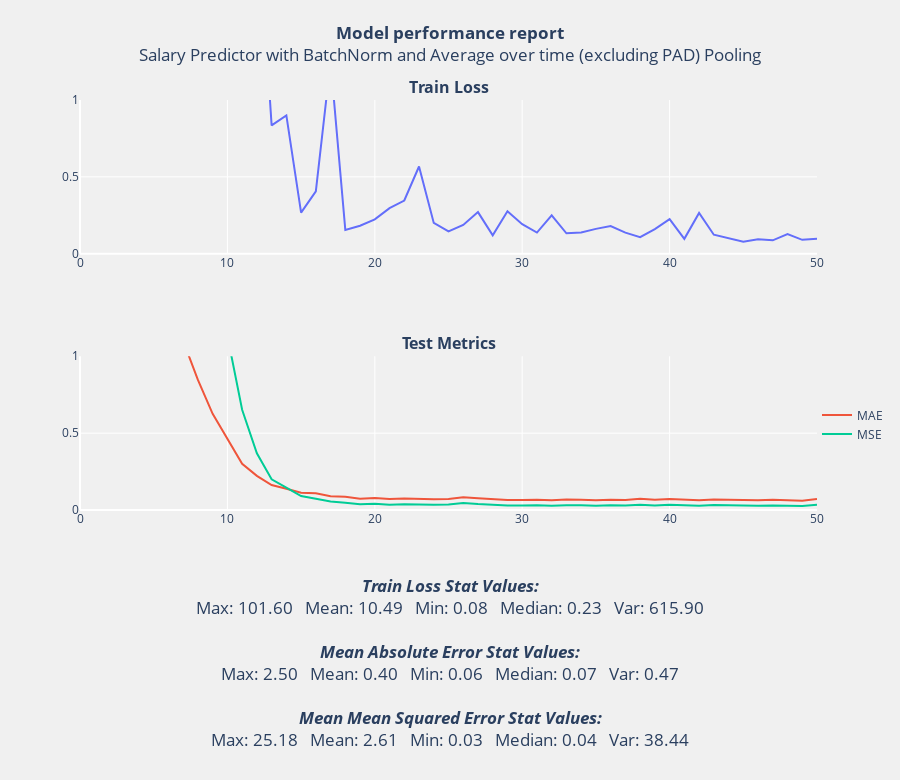

The cell this chart's notebook holds for it:
### Code cell
draw_loss_acc_plot('Salary Predictor with BatchNorm and Average over time (excluding PAD) Pooling', train_loss_6, list_mae_6, list_mse_6)

### Figure 1 — Plotly figure (JSON) as saved in the notebook; plotly's stock layout.template omitted (floating-point values rounded to 4 significant figures)
{"data": [{"mode": "lines", "name": "Train Loss", "showlegend": false, "type": "scatter", "x": [0, 1, 2, 3, 4, 5, 6, 7, 8, 9, 10, 11, 12, 13, 14, 15, 16, 17, 18, 19, 20, 21, 22, 23, 24, 25, 26, 27, 28, 29, 30, 31, 32, 33, 34, 35, 36, 37, 38, 39, 40, 41, 42, 43, 44, 45, 46, 47, 48, 49, 50], "xaxis": "x", "y": [101.6, 91.57, 81.96, 70.12, 56.77, 43.28, 30.69, 19.86, 12.39, 7.522, 4.057, 3.125, 2.306, 0.8345, 0.8999, 0.2672, 0.4053, 1.251, 0.1549, 0.1821, 0.2234, 0.2969, 0.3462, 0.5676, 0.2004, 0.1455, 0.1877, 0.2708, 0.1199, 0.2764, 0.1923, 0.1378, 0.2493, 0.1329, 0.1387, 0.1618, 0.1798, 0.1374, 0.1075, 0.1603, 0.2256, 0.09695, 0.2657, 0.1236, 0.1032, 0.07786, 0.09366, 0.08738, 0.1276, 0.09067, 0.09724], "yaxis": "y"}, {"mode": "lines", "name": "MAE", "type": "scatter", "x": [0, 1, 2, 3, 4, 5, 6, 7, 8, 9, 10, 11, 12, 13, 14, 15, 16, 17, 18, 19, 20, 21, 22, 23, 24, 25, 26, 27, 28, 29, 30, 31, 32, 33, 34, 35, 36, 37, 38, 39, 40, 41, 42, 43, 44, 45, 46, 47, 48, 49, 50], "xaxis": "x2", "y": [2.505, 2.388, 2.255, 2.096, 1.881, 1.619, 1.393, 1.1, 0.8462, 0.6257, 0.4668, 0.3007, 0.2219, 0.1622, 0.1384, 0.1122, 0.1088, 0.08894, 0.08588, 0.07388, 0.07784, 0.07126, 0.07543, 0.0722, 0.07026, 0.07174, 0.08248, 0.07625, 0.0693, 0.06455, 0.06572, 0.06728, 0.06273, 0.06844, 0.06619, 0.06341, 0.06731, 0.06514, 0.07311, 0.06588, 0.07148, 0.06538, 0.06405, 0.06894, 0.06626, 0.0651, 0.06279, 0.06591, 0.06166, 0.06091, 0.0723], "yaxis": "y2"}, {"mode": "lines", "name": "MSE", "type": "scatter", "x": [0, 1, 2, 3, 4, 5, 6, 7, 8, 9, 10, 11, 12, 13, 14, 15, 16, 17, 18, 19, 20, 21, 22, 23, 24, 25, 26, 27, 28, 29, 30, 31, 32, 33, 34, 35, 36, 37, 38, 39, 40, 41, 42, 43, 44, 45, 46, 47, 48, 49, 50], "xaxis": "x2", "y": [25.18, 22.87, 20.42, 17.65, 14.25, 10.65, 7.919, 5.08, 3.136, 1.914, 1.133, 0.6523, 0.3692, 0.1993, 0.1459, 0.09057, 0.07317, 0.05483, 0.04714, 0.03717, 0.04068, 0.03466, 0.03814, 0.03544, 0.03388, 0.03524, 0.04611, 0.03892, 0.03311, 0.02886, 0.0297, 0.03134, 0.02736, 0.03137, 0.03008, 0.02802, 0.03106, 0.02912, 0.03491, 0.02969, 0.03391, 0.02924, 0.02806, 0.03175, 0.02972, 0.02873, 0.02712, 0.02921, 0.02606, 0.02555, 0.03381], "yaxis": "y2"}], "layout": {"annotations": [{"font": {"size": 16}, "showarrow": false, "text": "<b>Train Loss</b>", "x": 0.5, "xanchor": "center", "xref": "paper", "y": 1, "yanchor": "bottom", "yref": "paper"}, {"font": {"size": 16}, "showarrow": false, "text": "<b>Test Metrics</b>", "x": 0.5, "xanchor": "center", "xref": "paper", "y": 0.375, "yanchor": "bottom", "yref": "paper"}], "autosize": false, "height": 780, "legend": {"x": 1, "y": 0.15}, "margin": {"b": 270}, "paper_bgcolor": "rgba(240, 240, 240, 0.95)", "plot_bgcolor": "rgba(240, 240, 240, 0.95)", "title": {"text": "<b>Model performance report</b><br>Salary Predictor with BatchNorm and Average over time (excluding PAD) Pooling<br><br><br><br><br><br><br><br><br><br><br><br><br><br><br><br><br><br><br><br><br><br><br><br><b><i>Train Loss Stat Values:</i></b><br>Max: 101.60   Mean: 10.49   Min: 0.08   Median: 0.23   Var: 615.90<br><br><b><i>Mean Absolute Error Stat Values:</i></b><br>Max: 2.50   Mean: 0.40   Min: 0.06   Median: 0.07   Var: 0.47<br><br><b><i>Mean Mean Squared Error Stat Values:</i></b><br>Max: 25.18   Mean: 2.61   Min: 0.03   Median: 0.04   Var: 38.44", "x": 0.5, "xanchor": "center", "y": 0.95, "yanchor": "top"}, "width": 900, "xaxis": {"anchor": "y", "domain": [0, 1]}, "xaxis2": {"anchor": "y2", "domain": [0, 1]}, "yaxis": {"anchor": "x", "domain": [0.625, 1], "range": [0, 1]}, "yaxis2": {"anchor": "x2", "domain": [0, 0.375], "range": [0, 1]}}}
